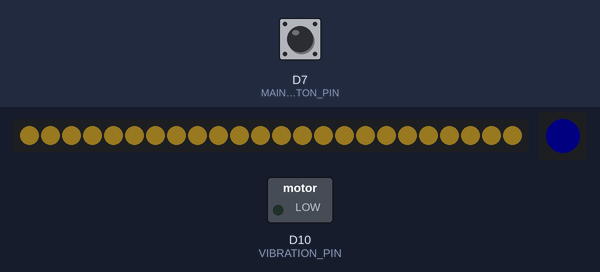
The program below on a simulated Adafruit Feather M0. Shown: 24 RGB LEDs in strip order, left to right, 1 RGB LEDs in strip order, left to right, switched loads named in the program (green lamp = pin HIGH). The test bench sets the inputs (shaded band); at power-on: D7 (MAIN_BUTTON_PIN) LOW. Dim RGB values are drawn brighter than linear.

Above: at 1.01 s.
1.4 s: D7 (MAIN_BUTTON_PIN) pulled HIGH for 0.15 s
2.1 s: D7 (MAIN_BUTTON_PIN) pulled HIGH for 0.15 s
At 2.49 s:
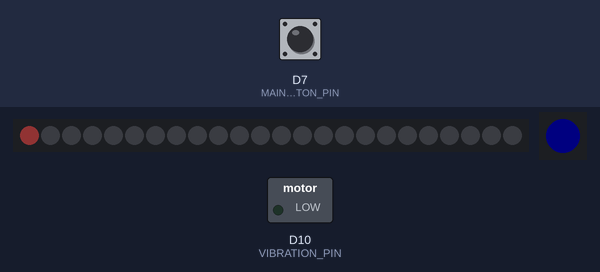
2.8 s: D7 (MAIN_BUTTON_PIN) pulled HIGH for 3.2 s
6.6 s: D7 (MAIN_BUTTON_PIN) pulled HIGH for 3.2 s
At 8.8 s:
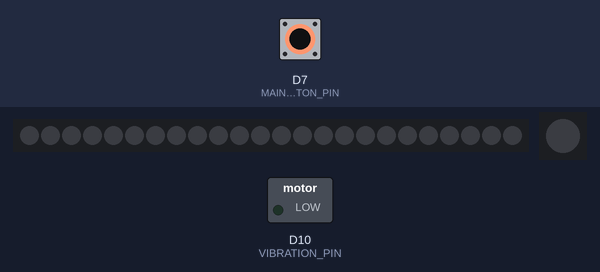
11.3 s: D7 (MAIN_BUTTON_PIN) pulled HIGH for 3.2 s
At 13.59 s:
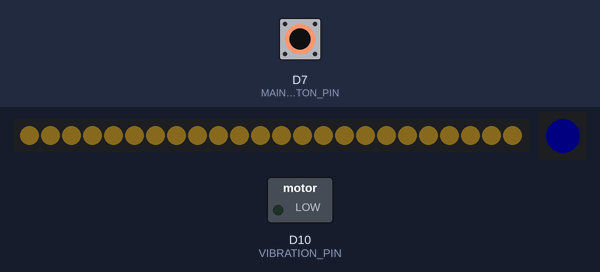
15.1 s: D7 (MAIN_BUTTON_PIN) pulsed HIGH 2 times (0.12 s each, 0.3 s apart)
Timing chart, 0 to 18.1 s (numbered marks = the images above; inputs shaded):
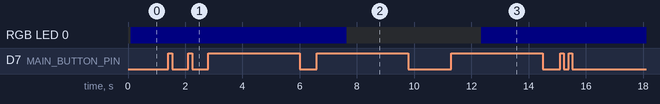

Measured:
- after the input at 11.3 s, RGB LED 0: off → RGB(0, 0, 5) after 1.1 s

The program:

main.cpp
```cpp
#include <Arduino.h>
#include <Adafruit_NeoPixel.h>
#include <Adafruit_DotStar.h>
#include <Button2.h>
#include <SPI.h>
#include <Wire.h>
#include <config.h>

Button2 mainButton;
Adafruit_NeoPixel pixels(NUM_PIXELS, NEOPIXEL_PIN, NEO_GRB + NEO_KHZ800);
Adafruit_DotStar dot(1, DOTSTAR_DATA_PIN, DOTSTAR_CLOCK_PIN, DOTSTAR_BRG);

// Global variables
enum pomodoroMode
{
    INACTIVE,
    WORK,
    REST,
    BREAK,
    SLEEP,
    PAUSE
};
long pomodoroStartMs;
int pomodoroMode = INACTIVE;
int pomodoroCycle = 0;

u_long vibrationLastPulseMs;
int vibrationPinState = LOW;
bool isVibrationPulsing = false;

// Function definitions
void initializePixels();
void advancePomodoroMode(u_long ms);
void handleButtonPress(Button2 &btn);
void updateAnimation(u_long ms);
void chase(int colors[3]);
void clock(int colors[3], long elapsedMs, float totalMins);
void breath(int colors[3]);
void startVibrationPulse();
void loopVibrationPulse();
void stopVibrationPulse();

void setup()
{
    mainButton.setLongClickTime(1000);
    mainButton.begin(MAIN_BUTTON_PIN, INPUT_PULLDOWN, false);
    mainButton.setClickHandler(handleButtonPress);
    mainButton.setLongClickDetectedHandler(handleButtonPress);
    mainButton.setDoubleClickHandler(handleButtonPress);
    mainButton.setTripleClickHandler(handleButtonPress);

    pinMode(VIBRATION_PIN, OUTPUT);

    pixels.begin();
    Serial.begin(115200);

    delay(100);

    initializePixels();

    dot.begin();
    dot.setPixelColor(0, 0, 0, 5);
    dot.show();
}

u_long currentMs;
u_long lastLoop = 0;

void loop()
{
    currentMs = millis();

    mainButton.loop();

    if (currentMs - lastLoop > 10)
    {
        updateAnimation(currentMs);
        loopVibrationPulse();

        pixels.setBrightness(64);
        pixels.show();

        lastLoop = currentMs;
    }
}

int pauseResumeMode;
u_long pauseElapsedMs;

void handleButtonPress(Button2 &btn)
{
    switch (btn.getType())
    {
    case single_click:
        advancePomodoroMode(currentMs);
        break;
    case double_click:
        if (pomodoroMode != PAUSE)
        {
            stopVibrationPulse();
            pauseResumeMode = pomodoroMode;
            pauseElapsedMs = currentMs - pomodoroStartMs;
            pomodoroMode = PAUSE;
            pixels.clear();
        }
        else
        {
            advancePomodoroMode(currentMs);
        }
        break;
    case triple_click:
        // TODO: Use this to show battery life?
        break;
    case long_click:
        stopVibrationPulse();
        pomodoroMode = pomodoroMode == SLEEP ? INACTIVE : SLEEP;
        pomodoroCycle = 1;

        if (pomodoroMode == SLEEP)
        {
            dot.setPixelColor(0, 0, 0, 0);
            dot.show();
            pixels.clear();
            pixels.show();
        }
        else
        {
            dot.setPixelColor(0, 0, 0, 5);
            dot.show();
        }
        break;
    case empty:
        return;
    }
}

void advancePomodoroMode(u_long ms)
{
    int currentMode = pomodoroMode;

    stopVibrationPulse();

    switch (currentMode)
    {
    case PAUSE:
        pomodoroMode = pauseResumeMode;
        pomodoroStartMs = currentMs - pauseElapsedMs;
        break;
    case INACTIVE:
        pomodoroMode = WORK;
        pomodoroStartMs = ms;
        break;
    case WORK:
        pomodoroMode = pomodoroCycle >= POMODORO_CYCLES - 1 ? BREAK : REST;
        pomodoroStartMs = ms;
        break;
    case REST:
        pomodoroMode = WORK;
        pomodoroStartMs = ms;
        ++pomodoroCycle;
        break;
    case BREAK:
        pomodoroMode = WORK;
        pomodoroStartMs = ms;
        pomodoroCycle = 1;
    default:
        break;
    }
}

void initializePixels()
{
    for (int i = 0; i < NUM_PIXELS; i++)
    {
        pixels.setPixelColor(i, 0);
    }

    pixels.show();
}

int colors[3];

void updateAnimation(u_long ms)
{
    long elapsedMs = (ms - pomodoroStartMs);
    bool hasExceededTime = false;

    switch (pomodoroMode)
    {
    case INACTIVE:
        colors[0] = 255;
        colors[1] = 202;
        colors[2] = 58;
        breath(colors);
        break;
    case WORK:
        colors[0] = 255;
        colors[1] = 89;
        colors[2] = 94;
        hasExceededTime = elapsedMs > POMODORO_WORK_MINS * 60000;
        if (hasExceededTime)
        {
            if (!isVibrationPulsing)
            {
                startVibrationPulse();
            }
            breath(colors);
        }
        else
        {
            clock(colors, elapsedMs, POMODORO_WORK_MINS);
        }
        break;
    case REST:
        colors[0] = 25;
        colors[1] = 130;
        colors[2] = 196;
        hasExceededTime = elapsedMs > POMODORO_REST_MINS * 60000;
        if (hasExceededTime)
        {
            if (!isVibrationPulsing)
            {
                startVibrationPulse();
            }
            breath(colors);
        }
        else
        {
            clock(colors, elapsedMs, POMODORO_REST_MINS);
        }
        break;
    case BREAK:
        colors[0] = 138;
        colors[1] = 201;
        colors[2] = 38;
        hasExceededTime = elapsedMs > POMODORO_BREAK_MINS * 60000;
        if (hasExceededTime)
        {
            if (!isVibrationPulsing)
            {
                startVibrationPulse();
            }
            breath(colors);
        }
        else
        {
            clock(colors, elapsedMs, POMODORO_BREAK_MINS);
        }
        break;
    case PAUSE:
        chase(colors);
        break;
    default:
        break;
    }
}

long lastMoveMs = -1;
int nextPosition = 0;

void chase(int colors[3])
{
    u_long currentMs = millis();

    if (currentMs - lastMoveMs > CHASE_DELAY_MS)
    {
        // Turn off the tail pixel that's furthest back
        int tailEndIndex = (nextPosition - CHASE_TAIL_LENGTH + NUM_PIXELS) % NUM_PIXELS;
        pixels.setPixelColor(tailEndIndex, 0);

        // Set the current head pixel
        pixels.setPixelColor(nextPosition, pixels.Color(colors[0], colors[1], colors[2]));

        // Update the tail pixels
        for (int i = 1; i < CHASE_TAIL_LENGTH; ++i)
        {
            int tailIndex = (nextPosition - i + NUM_PIXELS) % NUM_PIXELS;
            float scale = 1.0 * (CHASE_TAIL_LENGTH - i) / CHASE_TAIL_LENGTH;

            // Precompute scaled colors
            uint8_t scaledR = colors[0] * scale;
            uint8_t scaledG = colors[1] * scale;
            uint8_t scaledB = colors[2] * scale;

            pixels.setPixelColor(tailIndex, pixels.Color(scaledR, scaledG, scaledB));
        }

        // Update position and timing
        lastMoveMs = currentMs;
        nextPosition = (nextPosition + 1) % NUM_PIXELS;
    }
}

long clockLastMoveMs = -1;
long clockPulseStep = 0;
float clockPulseSteps = CLOCK_PULSE_MS / CLOCK_DELAY_MS;

void clock(int colors[3], long elapsedMs, float totalMins)
{
    long clockMs = millis();
    float timePerPixelMs = (1.0f * totalMins / NUM_PIXELS) * 60000.0;

    if (clockMs - clockLastMoveMs > CLOCK_DELAY_MS)
    {
        pixels.clear();

        int lastPixelIndex = ceil(elapsedMs / timePerPixelMs);

        for (int i = 0; i < lastPixelIndex; ++i)
        {
            float scale = 0.1;
            float scaledR = colors[0] * scale;
            float scaledG = colors[1] * scale;
            float scaledB = colors[2] * scale;

            pixels.setPixelColor(i, pixels.Color(scaledR, scaledG, scaledB));
        }

        // Pulse the lead pixel
        float pulseScale = abs(clockPulseStep - (CLOCK_PULSE_MS / 2.0)) / (CLOCK_PULSE_MS / 2.0);
        float pulsedR = colors[0] * pulseScale;
        float pulsedG = colors[1] * pulseScale;
        float pulsedB = colors[2] * pulseScale;

        pixels.setPixelColor(lastPixelIndex - 1, pixels.Color(pulsedR, pulsedG, pulsedB));

        // Prepare next step
        clockPulseStep = clockPulseStep + CLOCK_DELAY_MS > CLOCK_PULSE_MS ? 0 : clockPulseStep + CLOCK_DELAY_MS;
        clockLastMoveMs = clockMs;
    }
}

long breathLastMoveMs = -1;
long breathPulseStep = 0;
float breathPulseSteps = CLOCK_PULSE_MS / CLOCK_DELAY_MS;

void breath(int colors[3])
{
    long clockMs = currentMs;

    if (clockMs - breathLastMoveMs > CLOCK_DELAY_MS)
    {
        pixels.clear();
        float pulseScale = abs(breathPulseStep - (CLOCK_PULSE_MS / 2.0)) / (CLOCK_PULSE_MS / 2.0);
        float pulsedR = colors[0] * pulseScale;
        float pulsedG = colors[1] * pulseScale;
        float pulsedB = colors[2] * pulseScale;

        for (int i = 0; i < NUM_PIXELS; ++i)
        {
            pixels.setPixelColor(i, pixels.Color(pulsedR, pulsedG, pulsedB));
        }

        // Prepare next step
        breathPulseStep = breathPulseStep + CLOCK_DELAY_MS > CLOCK_PULSE_MS ? 0 : breathPulseStep + CLOCK_DELAY_MS;
        breathLastMoveMs = clockMs;
    }
}

void startVibrationPulse()
{
    vibrationLastPulseMs = currentMs;
    isVibrationPulsing = true;
    vibrationPinState = HIGH;
}

void loopVibrationPulse()
{
    digitalWrite(VIBRATION_PIN, vibrationPinState);

    if (isVibrationPulsing && currentMs - vibrationLastPulseMs >= VIBRATION_PULSE_MS)
    {
        vibrationPinState = vibrationPinState == HIGH ? LOW : HIGH;
        vibrationLastPulseMs = currentMs;
    }
}

void stopVibrationPulse()
{
    isVibrationPulsing = false;
    vibrationPinState = LOW;
}
```

config.h
```cpp
// Onboard Dotstar configuration
#define DOTSTAR_DATA_PIN 8
#define DOTSTAR_CLOCK_PIN 6

// Neopixel configuratoin
#define NEOPIXEL_PIN 9
#define NUM_PIXELS 24

// Button configuration
#define MAIN_BUTTON_PIN 7

// Timer configuration
#define POMODORO_CYCLES 4
#define POMODORO_WORK_MINS 25
#define POMODORO_REST_MINS 5
#define POMODORO_BREAK_MINS 20

// Animation configuration
#define CHASE_DELAY_MS 1000 / 30
#define CHASE_TAIL_LENGTH 8
#define CLOCK_DELAY_MS 1000 / 30
#define CLOCK_PULSE_MS 1000

// Vibration motor configuration
#define VIBRATION_PIN 10
#define VIBRATION_PULSE_MS 250
```
